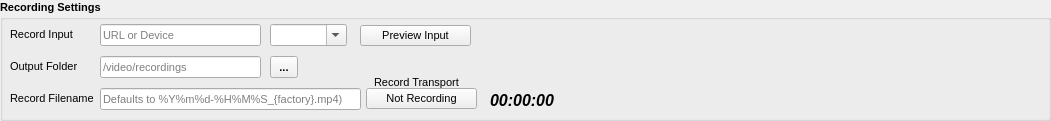
     <widget class="QGroupBox" name="groupRecordSettings">
      <property name="geometry">
       <rect>
        <x>10</x>
        <y>530</y>
        <width>1051</width>
        <height>121</height>
       </rect>
      </property>
      <property name="font">
       <font>
        <pointsize>8</pointsize>
        <italic>false</italic>
        <bold>true</bold>
       </font>
      </property>
      <property name="title">
       <string>Recording Settings</string>
      </property>
      <widget class="QToolButton" name="buttonRecordOutputFolder">
       <property name="geometry">
        <rect>
         <x>270</x>
         <y>56</y>
         <width>28</width>
         <height>22</height>
        </rect>
       </property>
       <property name="toolTip">
        <string>Choose Output Folder</string>
       </property>
       <property name="text">
        <string>...</string>
       </property>
      </widget>
      <widget class="QLineEdit" name="RecordOutputFolder">
       <property name="geometry">
        <rect>
         <x>100</x>
         <y>56</y>
         <width>161</width>
         <height>22</height>
        </rect>
       </property>
       <property name="font">
        <font>
         <pointsize>8</pointsize>
         <italic>false</italic>
         <bold>false</bold>
        </font>
       </property>
       <property name="toolTip">
        <string>Output Folder for Recordings</string>
       </property>
       <property name="placeholderText">
        <string>/video/recordings</string>
       </property>
      </widget>
      <widget class="QLabel" name="l_RecordOutputFolder">
       <property name="geometry">
        <rect>
         <x>10</x>
         <y>58</y>
         <width>71</width>
         <height>16</height>
        </rect>
       </property>
       <property name="font">
        <font>
         <pointsize>8</pointsize>
         <italic>false</italic>
         <bold>false</bold>
        </font>
       </property>
       <property name="text">
        <string>Output Folder</string>
       </property>
      </widget>
      <widget class="QLineEdit" name="RecordFilename">
       <property name="geometry">
        <rect>
         <x>100</x>
         <y>88</y>
         <width>261</width>
         <height>22</height>
        </rect>
       </property>
       <property name="font">
        <font>
         <pointsize>8</pointsize>
         <italic>false</italic>
         <bold>false</bold>
        </font>
       </property>
       <property name="toolTip">
        <string>Filename for Recording: Defaults to %Y%m%d-%H%M%S_{factory}.mp4)</string>
       </property>
       <property name="placeholderText">
        <string>Defaults to %Y%m%d-%H%M%S_{factory}.mp4)</string>
       </property>
      </widget>
      <widget class="QLabel" name="l_RecordFilename">
       <property name="geometry">
        <rect>
         <x>10</x>
         <y>90</y>
         <width>91</width>
         <height>16</height>
        </rect>
       </property>
       <property name="font">
        <font>
         <pointsize>8</pointsize>
         <italic>false</italic>
         <bold>false</bold>
        </font>
       </property>
       <property name="text">
        <string>Record Filename</string>
       </property>
      </widget>
      <widget class="QLineEdit" name="RecordInput">
       <property name="geometry">
        <rect>
         <x>100</x>
         <y>24</y>
         <width>161</width>
         <height>22</height>
        </rect>
       </property>
       <property name="font">
        <font>
         <pointsize>8</pointsize>
         <italic>false</italic>
         <bold>false</bold>
        </font>
       </property>
       <property name="placeholderText">
        <string>URL or Device</string>
       </property>
      </widget>
      <widget class="QLabel" name="l_RecordInput">
       <property name="geometry">
        <rect>
         <x>10</x>
         <y>26</y>
         <width>71</width>
         <height>16</height>
        </rect>
       </property>
       <property name="font">
        <font>
         <pointsize>8</pointsize>
         <italic>false</italic>
         <bold>false</bold>
        </font>
       </property>
       <property name="text">
        <string>Record Input</string>
       </property>
      </widget>
      <widget class="QPushButton" name="StartStopRecording">
       <property name="geometry">
        <rect>
         <x>366</x>
         <y>88</y>
         <width>111</width>
         <height>21</height>
        </rect>
       </property>
       <property name="font">
        <font>
         <pointsize>8</pointsize>
         <italic>false</italic>
         <bold>false</bold>
        </font>
       </property>
       <property name="toolTip">
        <string>Recording Toggle Switch</string>
       </property>
       <property name="text">
        <string>Not Recording</string>
       </property>
      </widget>
      <widget class="QLabel" name="l_StartStopRecording">
       <property name="geometry">
        <rect>
         <x>374</x>
         <y>72</y>
         <width>91</width>
         <height>20</height>
        </rect>
       </property>
       <property name="font">
        <font>
         <pointsize>8</pointsize>
         <italic>false</italic>
         <bold>false</bold>
        </font>
       </property>
       <property name="text">
        <string>Record Transport</string>
       </property>
      </widget>
      <widget class="QPushButton" name="PreviewRecInput">
       <property name="geometry">
        <rect>
         <x>360</x>
         <y>25</y>
         <width>111</width>
         <height>21</height>
        </rect>
       </property>
       <property name="font">
        <font>
         <pointsize>8</pointsize>
         <italic>false</italic>
         <bold>false</bold>
        </font>
       </property>
       <property name="toolTip">
        <string>Open a small preview window of video input</string>
       </property>
       <property name="text">
        <string>Preview Input</string>
       </property>
      </widget>
      <widget class="QComboBox" name="RecordAudioSource">
       <property name="geometry">
        <rect>
         <x>270</x>
         <y>24</y>
         <width>77</width>
         <height>22</height>
        </rect>
       </property>
       <property name="font">
        <font>
         <pointsize>8</pointsize>
         <italic>false</italic>
         <bold>false</bold>
        </font>
       </property>
       <property name="toolTip">
        <string>Recording Audio Source</string>
       </property>
       <property name="editable">
        <bool>true</bool>
       </property>
       <item>
        <property name="text">
         <string/>
        </property>
       </item>
       <item>
        <property name="text">
         <string>None</string>
        </property>
       </item>
       <item>
        <property name="text">
         <string>Camera</string>
        </property>
       </item>
       <item>
        <property name="text">
         <string>Pulse</string>
        </property>
       </item>
      </widget>
      <widget class="QLabel" name="RecordElapsed">
       <property name="geometry">
        <rect>
         <x>490</x>
         <y>90</y>
         <width>81</width>
         <height>20</height>
        </rect>
       </property>
       <property name="font">
        <font>
         <pointsize>12</pointsize>
         <italic>true</italic>
         <bold>true</bold>
        </font>
       </property>
       <property name="text">
        <string>00:00:00</string>
       </property>
      </widget>
     </widget>
